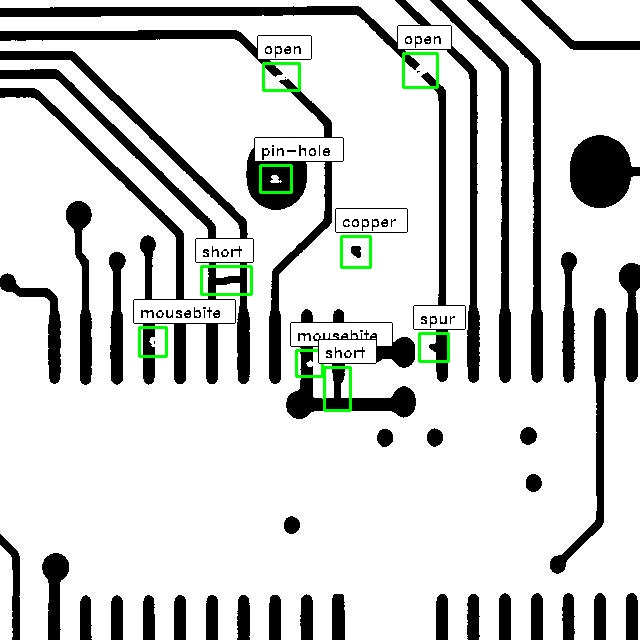
#> input picture fig/test.jpg, 640 x 640 px
$ python -i preprocessing.py   (imports and definitions only)
#> lines starting #> are read from the running program, lines starting #| are printed output that depends on the picture
import cv2
import numpy as np


def preprocess_image(image):

    image_bgr = cv2.cvtColor(
        np.array(image),
        cv2.COLOR_RGB2BGR
    )
#> image_bgr is the input picture: shape (640, 640, 3); mean B, G, R 209.6, 211.4, 209.6

    image_bgr = cv2.resize(
        image_bgr,
        (640, 640)
    )

    lab = cv2.cvtColor(
        image_bgr,
        cv2.COLOR_BGR2LAB
    )
#> lab: shape (640, 640, 3); mean of channels 0, 1, 2 211.1, 127.3, 128.7

    l, a, b = cv2.split(lab)
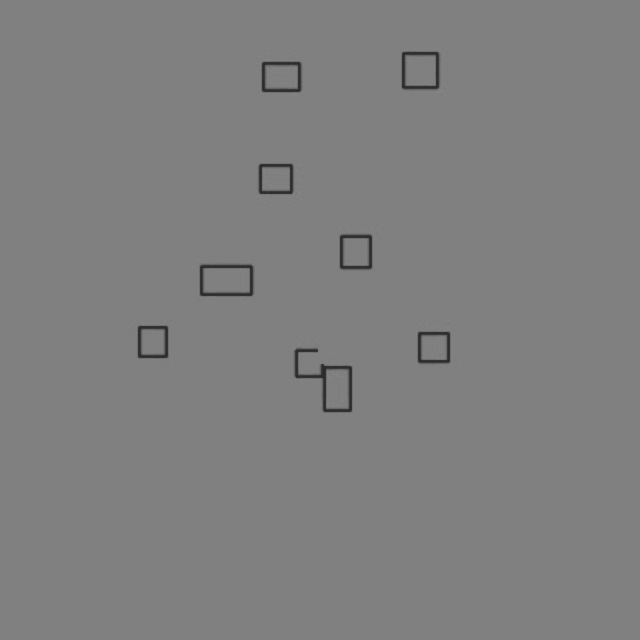
#> a: shape (640, 640); min 42, max 134, mean 127.3

    clahe = cv2.createCLAHE(
        clipLimit=2.0,
        tileGridSize=(8, 8)
    )

    l = clahe.apply(l)

    processed = cv2.merge(
        (l, a, b)
    )
#> processed: shape (640, 640, 3); mean of channels 0, 1, 2 211.2, 127.3, 128.7

    processed = cv2.cvtColor(
        processed,
        cv2.COLOR_LAB2RGB
    )

    return processed

>>> import cv2
>>> picture = cv2.cvtColor(cv2.imread('../fig/test.jpg'), cv2.COLOR_BGR2RGB)
>>> result = preprocess_image(picture)

$ run again, on fig/CountPCB.png
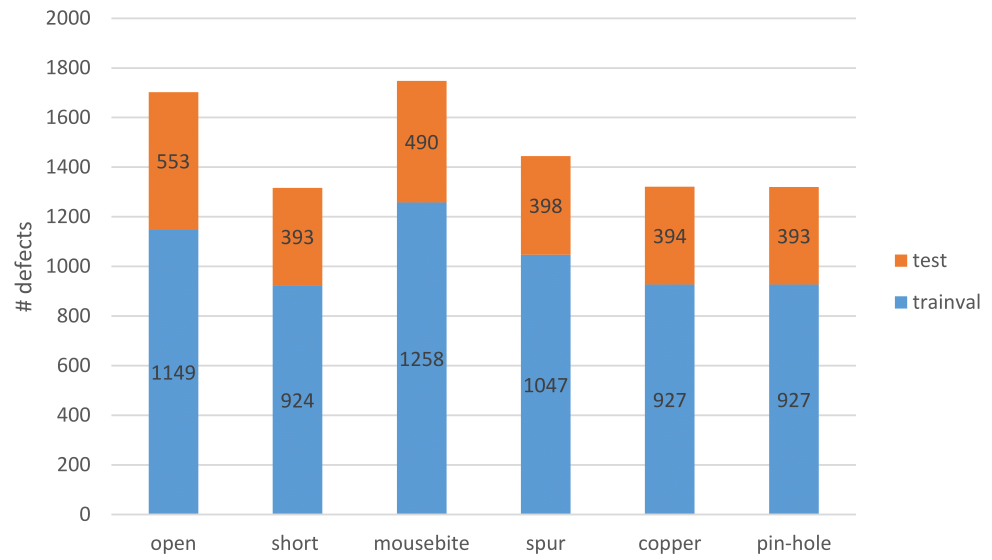
#> input picture fig/CountPCB.png, 1984 x 1119 px (shown at 1/2 size)
#> in preprocess_image, image_bgr is the input picture: shape (1119, 1984, 3); mean B, G, R 234.6, 231.1, 228.7
#> image_bgr: shape (640, 640, 3)
#> lab: shape (640, 640, 3); mean of channels 0, 1, 2 233.9, 129.7, 126.5
#> in preprocess_image, `l, a, b = cv2.split(lab)`:
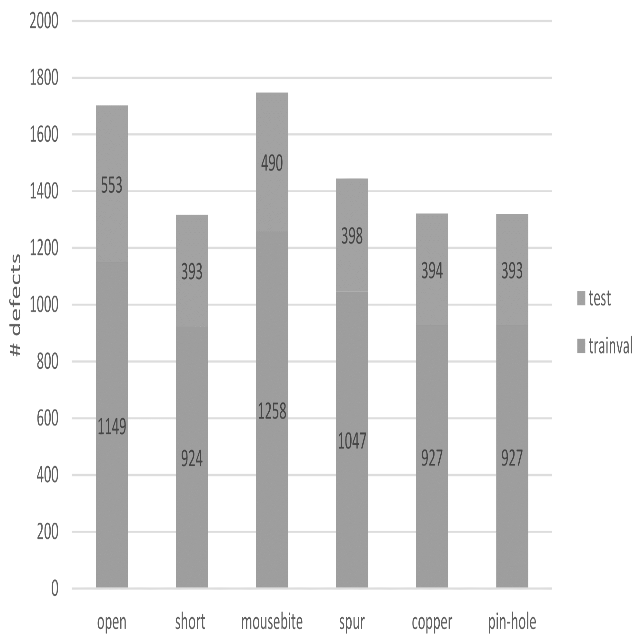
#> l: shape (640, 640); min 69, max 255, mean 233.9
#> in preprocess_image, `l, a, b = cv2.split(lab)`:
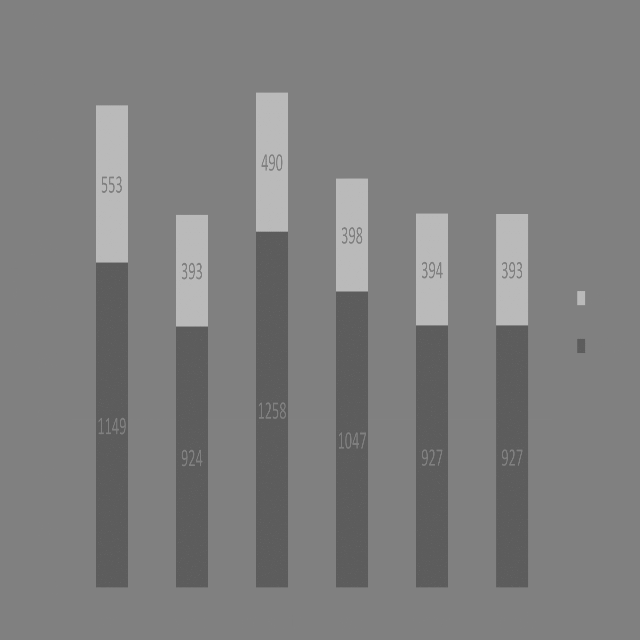
#> b: shape (640, 640); min 92, max 186, mean 126.5
